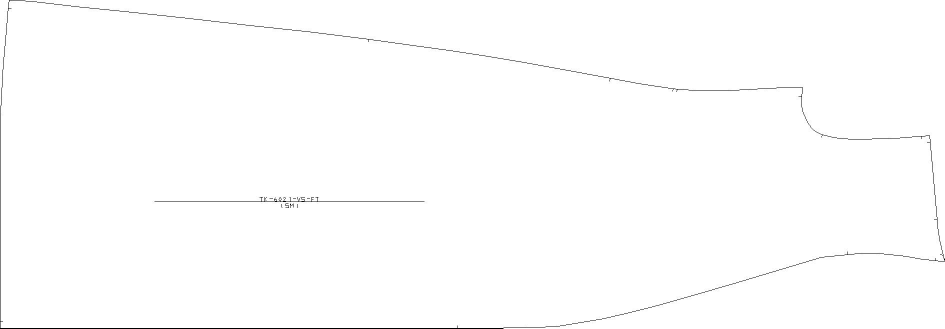
#> input picture Curve_Integration/TK-6021-V5-FT-SM.JPEG, 1889 x 657 px (shown at 1/2 size)
$ python -i Processing.py   (imports and definitions only)   (older library calls are emulated)
#> lines starting #> are read from the running program, lines starting #| are printed output that depends on the picture; after the words box and inside, x2 and y2 are one past the last pixel; in counts of white or black regions, pixels touching at a corner belong together
#> further down, picture is the input picture: shape (657, 1889, 3); min 0, max 255, mean 253.8
import sys
import os
from os import listdir
from os.path import isfile, join
import json
from collections import defaultdict
import cv2
import numpy as np
import math
import numpy.polynomial.polynomial as poly
from skimage import util
import re
import copy
from PIL import Image
import statistics
import random
# [1 line not run here, left out]


from sympy import Matrix

## TODO: Fix the placement of Corners (use overlap of dst and curve and then find centroid), need notches
## TODO: Fix the bezier curve calculation (Second point seems to be endpoint)
## TODO: Replace the carcoded paths thorughout the file


## TODO: Clean up the code in both res.Network accounts (GitHub, AWS)

degree_round = 10
distance_round = 25
conversionShrinkage = 50

master_Directory = '/Users/theodoreseem/res.Network/Curve_Integration/'

lineImage_mapping = '/Users/theodoreseem/res.Network/Curve_Integration/dictionaries/Line-Image.json'
featureExt_mapping = '/Users/theodoreseem/res.Network/Curve_Integration/dictionaries/Feature-Extraction.json'
curveImage_mapping = '/Users/theodoreseem/res.Network/Curve_Integration/dictionaries/Curve-Image.json'

class Feature:

    orderNum = ...;
    points = []
    filteredPoints = []

    # [4 lines left out: function __init__, not called in this run]

class Line(Feature):

    orderNum = ...;

    # [16 lines left out: function __init__, not called in this run]

class Curve(Feature):

    orderNum = ...;

    # [19 lines left out: function __init__, not called in this run]

        #Depricated from a time when calculating cubic curves and nto quadratic curves
            #self.distance1 = my_round(int(math.sqrt((x2-x1)**2 + (y2-y1)**2)),5); self.distance2 = my_round(int(math.sqrt((x2-x3)**2 + (y2-y3)**2)),5);
            #self.angle1 = round(math.atan2(y2-y1, x2-x1),2)*-1; self.angle2 = round(math.atan2(y2-y3, x2-x3),2)*-1
            #self.degrees1 = calc_degrees(self.angle1); self.degrees2 = calc_degrees(self.angle2)

class Point:

    #Used in the partitioning of features
    slopetToAverage = ...;

    def __init__(self, x, y):
        self.x = x; self.y = y;

def my_round(x, roundNum):
    return round(x/roundNum)*roundNum

# [38 lines left out: functions collinear_exact, collinear_approx, findAssociatedFeature, not called in this run]

def floor_round(x, roundNum):
    return round(math.floor(x/roundNum))*roundNum

def is_close(x1, y1, x2, y2, d):
    distance = int(math.sqrt((x2-x1)**2 + (y2-y1)**2))
    return(distance<d)

# [35 lines left out: functions loadDictionaries, clean_Image, not called in this run]

def retrieveVertices(img):

    '''get image dimensions, thin the pattern lines out on the image, convert to grayscale and blur (all optimizes corner detection) '''

    height, width, channels = img.shape
#> height = 657; width = 1889; channels = 3
    erosion = cv2.dilate(img,np.ones((8,8),np.uint8),iterations = 1)
#> erosion: shape (657, 1889, 3); every value is 255
    gray = cv2.cvtColor(img,cv2.COLOR_BGR2GRAY)
    blur = cv2.blur(gray,(2,2))

    '''Find the corner orientation (generates blobs of pixels where the corner orients), thins out the blob area and thresholds to compact the area'''
    dst = cv2.cornerHarris(np.float32(gray),21,9,.1)  #3,11,.1
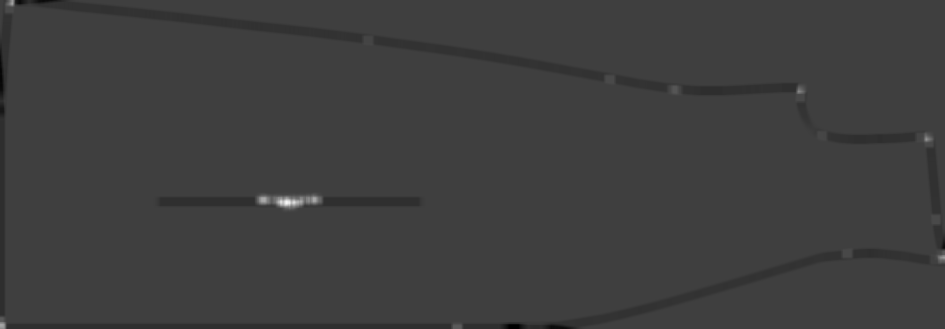
#> dst: shape (657, 1889) float32 (shown at 1/2 size); min -2.76e+12, max 8.38e+12, mean -2.88e+10; drawn with min black and max white
    dst = cv2.erode(dst,np.ones((3,3),np.uint8),None)
    ret, dst = cv2.threshold(dst,127,255,cv2.THRESH_BINARY)
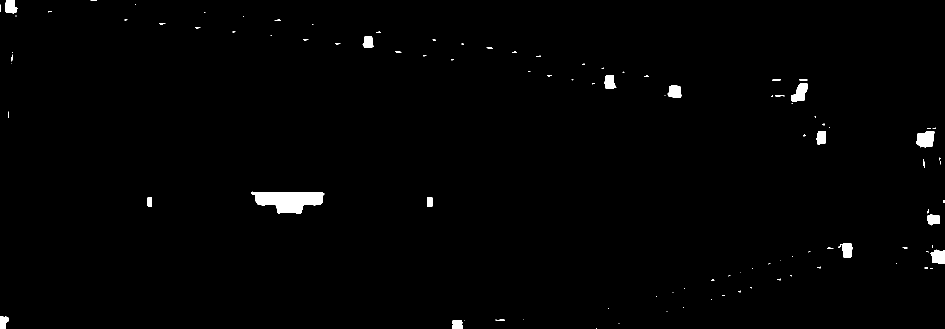
#> dst: shape (657, 1889) float32 (shown at 1/2 size); 0.96% white; 102 white regions (78 under 20 px), largest, box (x1, y1, x2, y2) and area: (502, 383, 649, 427) 4275, (1832, 262, 1869, 295) 953, (1583, 166, 1615, 204) 774
    dst = np.uint8(dst)

    '''For each blob representing a corner area/alignment, we find the centroid of that blob to accuratly place the corner'''
    ret, labels, stats, centroids = cv2.connectedComponentsWithStats(dst, connectivity=4)
#> labels: shape (657, 1889) int32; 107 distinct labels, from 0 to 106
#> ret = 107; stats = 107 rows, first 6: [0, 0, 1889, 657, 1229147], [10, 0, 26, 27, 509], [181, 0, 12, 2, 15], [270, 8, 2, 1, 2], [0, 9, 1, 15, 15], [96, 23, 8, 2, 9]; centroids = 107 pairs, first value 0 to 1887.5, second value 0.2 to 656

    '''define the criteria to stop and refine the corners, and fitler out the center vertex which seems to sometimes appear in the middle of the image'''
    criteria = (cv2.TERM_CRITERIA_EPS + cv2.TERM_CRITERIA_MAX_ITER, 100, .01)
    corners = cv2.cornerSubPix(gray,np.float32(centroids),(10,10),(-1,-1),criteria)
#> corners has the same summary as centroids
    vertices = list(np.int0(corners))
#> vertices = 107 pairs, first value 0 to 1887, second value 0 to 656
    centerVertex = [v for v in vertices if is_close(v[0], v[1], (width/2), (height/2), 10)]
#> centerVertex = [[943, 327]]
    if centerVertex:
        vertices.remove(centerVertex[0])

    return vertices

# [541 lines left out: functions createDAG, extract_initial_contours, divideFeatures, createSubFeatures, createImageList, createRSL and 5 more, not called in this run]


# [33 lines not run here, left out]

>>> import cv2
>>> picture = cv2.imread('TK-6021-V5-FT-SM.JPEG')
>>> result = retrieveVertices(picture)
#> result = 106 pairs, first value 0 to 1887, second value 0 to 656
